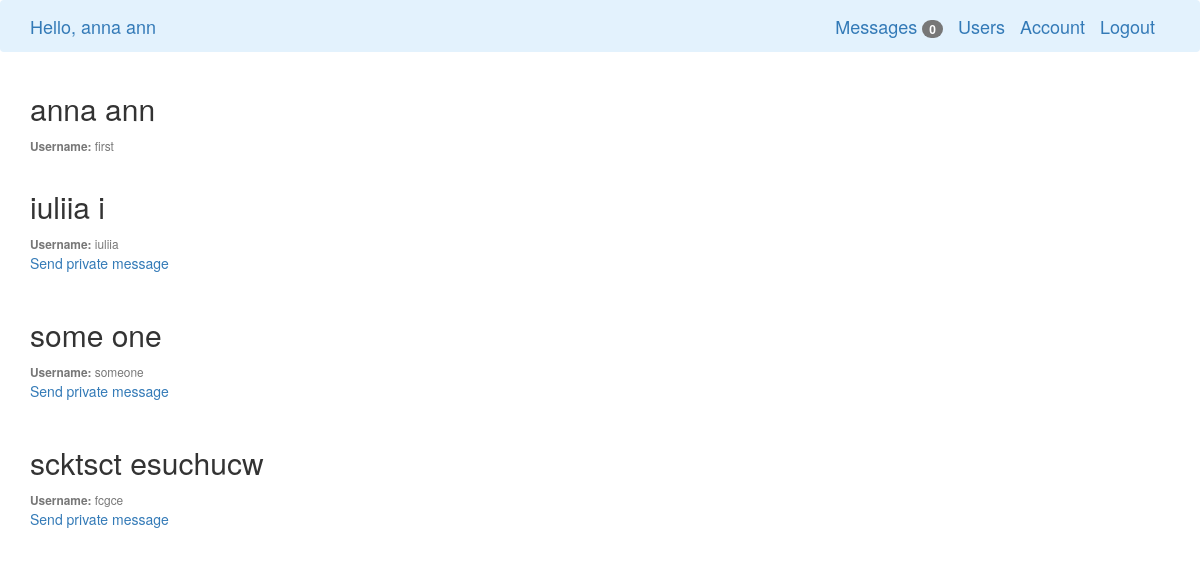
The page /about (signed in) on the database its author committed.
### main/models.py (models this page shows, shortened)
class User(db.Model, UserMixin):
    id = db.Column(db.Integer, primary_key=True)
    username = db.Column(db.String(20), unique=True, nullable=False)
    first_name = db.Column(db.String(50), nullable=False)
    last_name = db.Column(db.String(100), nullable=False)
    email = db.Column(db.String(120), unique=True, nullable=False)
    password = db.Column(db.String(60), nullable=False)
    messages_sent = db.relationship('Message',
                                    foreign_keys='Message.sender_id',
                                    backref='author', lazy='dynamic')
    messages_received = db.relationship('Message',
                                        foreign_keys='Message.recipient_id',
                                        backref='recipient', lazy='dynamic')
    last_message_read_time = db.Column(db.DateTime)
    notifications = db.relationship('Notification', backref='user',
                                    lazy='dynamic')
    tasks = db.relationship('Task', backref='user', lazy='dynamic')
    def new_messages(self):
        last_read_time = self.last_message_read_time or datetime(1900, 1, 1)
        return Message.query.filter_by(recipient=self).filter(
            Message.timestamp > last_read_time).count()
    def get_tasks_in_progress(self):
        return Task.query.filter_by(user=self, complete=False).all()

### main/primary/routes.py (the view)
@primary.route("/about")
def about():
    users = User.query.all()
    return render_template('users.html', users=users)

### main/models.py (called while the page is built)
@login_manager.user_loader
def load_user(user_id):
    return User.query.get(int(user_id))

### main/templates/users.html
{% extends "base.html" %}
{% block app_content %}
{% for user in users %}
        <article class="media content-section">
          <div class="media-body">
              <h2><p class="article-title">{{ user.first_name + ' ' + user.last_name }}</p></h2>
           <small class="text-muted"><b>Username:</b> {{ user.username }}</small>
           {% if user != current_user %}
                <p><a href="{{ url_for('messages.send_message', recipient=user.username) }}">{{ 'Send private message' }}</a></p>
           {% endif %}
          </div>
        </article>
{% endfor %}
{% endblock %}

### main/templates/base.html (shortened to what this page needs)
{% extends 'bootstrap/base.html' %}
{% block navbar %}
    <nav class="navbar navbar-light" style="background-color: #e3f2fd;">
        <div class="container">
            <div class="navbar-header">
                {% if current_user.is_authenticated %}
                <a class="navbar-brand" href="/">Hello, {{ current_user.first_name + ' ' + current_user.last_name }}</a>
                {% else %}
                <a class="navbar-brand" href="/">Main</a>
                {% endif %}
            </div>
            <div class="collapse navbar-collapse" id="navbarToogle">
                <ul class="nav navbar-nav navbar-right">
                    {% if current_user.is_authenticated %}
                         <a class="navbar-brand" href="{{ url_for('messages.msg') }}">Messages
                            {% set new_messages = current_user.new_messages() %}
                            <span id="message_count" class="badge">{{ new_messages }}</span></a>
                            <a class="navbar-brand" href="{{ url_for('primary.about') }}">Users</a>
                            <a class="navbar-brand" href="{{ url_for('users.account') }}">Account</a>
                            <a class="navbar-brand" href="{{ url_for('users.logout') }}">Logout</a>
                            {% else %}
                            <a class="navbar-brand" href="{{ url_for('users.login') }}">Login</a>
                            <a class="navbar-brand" href="{{ url_for('users.register') }}">Register</a>
                    {% endif %}
                </ul>
            </div>
        </div>
    </nav>
{% endblock %}
{% block content %}
    <div class="container">
        {% block app_content %}{% endblock %}
    </div>
{% endblock %}

### rows shown on the page
User: first_name+last_name "anna ann", username "first"
User: first_name+last_name "iuliia i", username "iuliia", value "Send private message"
User: first_name+last_name "some one", username "someone", value "Send private message"
User: first_name+last_name "scktsct esuchucw", username "fcgce", value "Send private message"

### other values the page prints
{{ new_messages }} "0"
